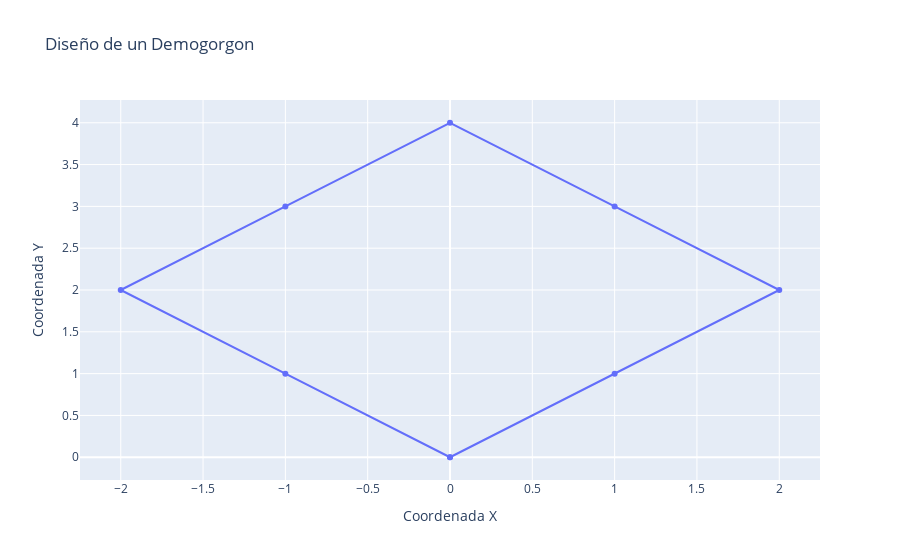

This figure's notebook cell:
### Code cell
# Diseño de un Demogorgon usando Plotly
# Crear puntos del Demogorgon
demogorgon_points = {
    'x': [0, 1, 2, 1, 0, -1, -2, -1, 0],
    'y': [0, 1, 2, 3, 4, 3, 2, 1, 0]
}

fig4 = go.Figure()

fig4.add_trace(go.Scatter(
    x=demogorgon_points['x'],
    y=demogorgon_points['y'],
    mode='lines+markers',
    name='Demogorgon'
))

fig4.update_layout(
    title='Diseño de un Demogorgon',
    xaxis_title='Coordenada X',
    yaxis_title='Coordenada Y',
    showlegend=False
)

fig4.show()

### Figure 1 — Plotly figure (JSON) as saved in the notebook; plotly's stock layout.template omitted (floating-point values rounded to 4 significant figures)
{"data": [{"mode": "lines+markers", "name": "Demogorgon", "type": "scatter", "x": [0, 1, 2, 1, 0, -1, -2, -1, 0], "y": [0, 1, 2, 3, 4, 3, 2, 1, 0]}], "layout": {"showlegend": false, "title": {"text": "Diseño de un Demogorgon"}, "xaxis": {"title": {"text": "Coordenada X"}}, "yaxis": {"title": {"text": "Coordenada Y"}}}}
